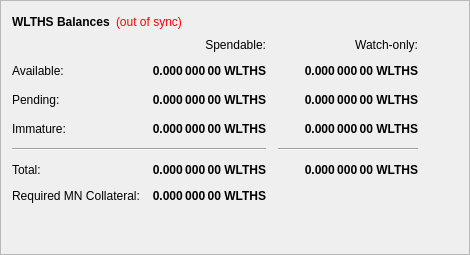
        <widget class="QFrame" name="frame">
         <property name="frameShape">
          <enum>QFrame::StyledPanel</enum>
         </property>
         <property name="frameShadow">
          <enum>QFrame::Raised</enum>
         </property>
         <layout class="QVBoxLayout" name="verticalLayout_4">
          <item>
           <layout class="QHBoxLayout" name="horizontalLayout_4">
            <item>
             <widget class="QLabel" name="label_5">
              <property name="font">
               <font>
                <weight>75</weight>
                <bold>true</bold>
               </font>
              </property>
              <property name="text">
               <string>WLTHS Balances</string>
              </property>
             </widget>
            </item>
            <item>
             <widget class="QLabel" name="labelWalletStatus">
              <property name="cursor">
               <cursorShape>WhatsThisCursor</cursorShape>
              </property>
              <property name="toolTip">
               <string>The displayed information may be out of date. Your wallet automatically synchronizes with the WealthSalvage network after a connection is established, but this process has not completed yet.</string>
              </property>
              <property name="styleSheet">
               <string notr="true">QLabel { color: red; }</string>
              </property>
              <property name="text">
               <string notr="true">(out of sync)</string>
              </property>
              <property name="alignment">
               <set>Qt::AlignLeading|Qt::AlignLeft|Qt::AlignVCenter</set>
              </property>
             </widget>
            </item>
            <item>
             <spacer name="horizontalSpacer_3">
              <property name="orientation">
               <enum>Qt::Horizontal</enum>
              </property>
              <property name="sizeHint" stdset="0">
               <size>
                <width>40</width>
                <height>20</height>
               </size>
              </property>
             </spacer>
            </item>
           </layout>
          </item>
          <item>
           <layout class="QGridLayout" name="gridLayout">
            <property name="spacing">
             <number>12</number>
            </property>
            <item row="2" column="2">
             <widget class="QLabel" name="labelWatchPending">
              <property name="font">
               <font>
                <weight>75</weight>
                <bold>true</bold>
               </font>
              </property>
              <property name="cursor">
               <cursorShape>IBeamCursor</cursorShape>
              </property>
              <property name="toolTip">
               <string>Unconfirmed transactions to watch-only addresses</string>
              </property>
              <property name="text">
               <string notr="true">0.000 000 00 WLTHS</string>
              </property>
              <property name="alignment">
               <set>Qt::AlignRight|Qt::AlignTrailing|Qt::AlignVCenter</set>
              </property>
              <property name="textInteractionFlags">
               <set>Qt::LinksAccessibleByMouse|Qt::TextSelectableByKeyboard|Qt::TextSelectableByMouse</set>
              </property>
             </widget>
            </item>
            <item row="2" column="1">
             <widget class="QLabel" name="labelUnconfirmed">
              <property name="font">
               <font>
                <weight>75</weight>
                <bold>true</bold>
               </font>
              </property>
              <property name="cursor">
               <cursorShape>IBeamCursor</cursorShape>
              </property>
              <property name="toolTip">
               <string>Total of transactions that have yet to be confirmed, and do not yet count toward the spendable balance</string>
              </property>
              <property name="text">
               <string notr="true">0.000 000 00 WLTHS</string>
              </property>
              <property name="alignment">
               <set>Qt::AlignRight|Qt::AlignTrailing|Qt::AlignVCenter</set>
              </property>
              <property name="textInteractionFlags">
               <set>Qt::LinksAccessibleByMouse|Qt::TextSelectableByKeyboard|Qt::TextSelectableByMouse</set>
              </property>
             </widget>
            </item>
            <item row="3" column="2">
             <widget class="QLabel" name="labelWatchImmature">
              <property name="font">
               <font>
                <weight>75</weight>
                <bold>true</bold>
               </font>
              </property>
              <property name="cursor">
               <cursorShape>IBeamCursor</cursorShape>
              </property>
              <property name="toolTip">
               <string>Staked or masternode rewards in watch-only addresses that has not yet matured</string>
              </property>
              <property name="text">
               <string notr="true">0.000 000 00 WLTHS</string>
              </property>
              <property name="alignment">
               <set>Qt::AlignRight|Qt::AlignTrailing|Qt::AlignVCenter</set>
              </property>
              <property name="textInteractionFlags">
               <set>Qt::LinksAccessibleByMouse|Qt::TextSelectableByKeyboard|Qt::TextSelectableByMouse</set>
              </property>
             </widget>
            </item>
            <item row="4" column="0" colspan="2">
             <widget class="Line" name="lineSpendableBalance">
              <property name="orientation">
               <enum>Qt::Horizontal</enum>
              </property>
             </widget>
            </item>
            <item row="4" column="2">
             <widget class="Line" name="lineWatchBalance">
              <property name="sizePolicy">
               <sizepolicy hsizetype="Preferred" vsizetype="Fixed">
                <horstretch>0</horstretch>
                <verstretch>0</verstretch>
               </sizepolicy>
              </property>
              <property name="minimumSize">
               <size>
                <width>140</width>
                <height>0</height>
               </size>
              </property>
              <property name="orientation">
               <enum>Qt::Horizontal</enum>
              </property>
             </widget>
            </item>
            <item row="5" column="0">
             <widget class="QLabel" name="labelTotalText">
              <property name="text">
               <string>Total:</string>
              </property>
             </widget>
            </item>
            <item row="7" column="0">
             <widget class="QLabel" name="labelTotalText2">
              <property name="text">
               <string>Required MN Collateral:</string>
              </property>
             </widget>
            </item>
            <item row="3" column="1">
             <widget class="QLabel" name="labelImmature">
              <property name="font">
               <font>
                <weight>75</weight>
                <bold>true</bold>
               </font>
              </property>
              <property name="cursor">
               <cursorShape>IBeamCursor</cursorShape>
              </property>
              <property name="toolTip">
               <string>Staked or masternode rewards that has not yet matured</string>
              </property>
              <property name="text">
               <string notr="true">0.000 000 00 WLTHS</string>
              </property>
              <property name="alignment">
               <set>Qt::AlignRight|Qt::AlignTrailing|Qt::AlignVCenter</set>
              </property>
              <property name="textInteractionFlags">
               <set>Qt::LinksAccessibleByMouse|Qt::TextSelectableByKeyboard|Qt::TextSelectableByMouse</set>
              </property>
             </widget>
            </item>
            <item row="2" column="3">
             <spacer name="horizontalSpacer_2">
              <property name="orientation">
               <enum>Qt::Horizontal</enum>
              </property>
              <property name="sizeHint" stdset="0">
               <size>
                <width>40</width>
                <height>20</height>
               </size>
              </property>
             </spacer>
            </item>
            <item row="3" column="0">
             <widget class="QLabel" name="labelImmatureText">
              <property name="text">
               <string>Immature:</string>
              </property>
             </widget>
            </item>
            <item row="5" column="1">
             <widget class="QLabel" name="labelTotal">
              <property name="font">
               <font>
                <weight>75</weight>
                <bold>true</bold>
               </font>
              </property>
              <property name="cursor">
               <cursorShape>IBeamCursor</cursorShape>
              </property>
              <property name="toolTip">
               <string>Your current total balance</string>
              </property>
              <property name="text">
               <string notr="true">0.000 000 00 WLTHS</string>
              </property>
              <property name="alignment">
               <set>Qt::AlignRight|Qt::AlignTrailing|Qt::AlignVCenter</set>
              </property>
              <property name="textInteractionFlags">
               <set>Qt::LinksAccessibleByMouse|Qt::TextSelectableByKeyboard|Qt::TextSelectableByMouse</set>
              </property>
             </widget>
            </item>
            <item row="7" column="1">
             <widget class="QLabel" name="labelTotal2">
              <property name="font">
               <font>
                <weight>75</weight>
                <bold>true</bold>
               </font>
              </property>
              <property name="cursor">
               <cursorShape>IBeamCursor</cursorShape>
              </property>
              <property name="toolTip">
               <string>Your current total balance</string>
              </property>
              <property name="text">
               <string notr="true">0.000 000 00 WLTHS</string>
              </property>
              <property name="alignment">
               <set>Qt::AlignRight|Qt::AlignTrailing|Qt::AlignVCenter</set>
              </property>
              <property name="textInteractionFlags">
               <set>Qt::LinksAccessibleByMouse|Qt::TextSelectableByKeyboard|Qt::TextSelectableByMouse</set>
              </property>
             </widget>
            </item>
            <item row="5" column="2">
             <widget class="QLabel" name="labelWatchTotal">
              <property name="font">
               <font>
                <weight>75</weight>
                <bold>true</bold>
               </font>
              </property>
              <property name="cursor">
               <cursorShape>IBeamCursor</cursorShape>
              </property>
              <property name="toolTip">
               <string>Current total balance in watch-only addresses</string>
              </property>
              <property name="text">
               <string notr="true">0.000 000 00 WLTHS</string>
              </property>
              <property name="alignment">
               <set>Qt::AlignRight|Qt::AlignTrailing|Qt::AlignVCenter</set>
              </property>
              <property name="textInteractionFlags">
               <set>Qt::LinksAccessibleByMouse|Qt::TextSelectableByKeyboard|Qt::TextSelectableByMouse</set>
              </property>
             </widget>
            </item>
            <item row="0" column="2">
             <widget class="QLabel" name="labelWatchonly">
              <property name="text">
               <string>Watch-only:</string>
              </property>
              <property name="alignment">
               <set>Qt::AlignRight|Qt::AlignTrailing|Qt::AlignVCenter</set>
              </property>
             </widget>
            </item>
            <item row="1" column="0">
             <widget class="QLabel" name="labelBalanceText">
              <property name="text">
               <string>Available:</string>
              </property>
             </widget>
            </item>
            <item row="1" column="1">
             <widget class="QLabel" name="labelBalance">
              <property name="font">
               <font>
                <weight>75</weight>
                <bold>true</bold>
               </font>
              </property>
              <property name="cursor">
               <cursorShape>IBeamCursor</cursorShape>
              </property>
              <property name="toolTip">
               <string>Your current spendable balance</string>
              </property>
              <property name="text">
               <string notr="true">0.000 000 00 WLTHS</string>
              </property>
              <property name="alignment">
               <set>Qt::AlignRight|Qt::AlignTrailing|Qt::AlignVCenter</set>
              </property>
              <property name="textInteractionFlags">
               <set>Qt::LinksAccessibleByMouse|Qt::TextSelectableByKeyboard|Qt::TextSelectableByMouse</set>
              </property>
             </widget>
            </item>
            <item row="1" column="2">
             <widget class="QLabel" name="labelWatchAvailable">
              <property name="font">
               <font>
                <weight>75</weight>
                <bold>true</bold>
               </font>
              </property>
              <property name="cursor">
               <cursorShape>IBeamCursor</cursorShape>
              </property>
              <property name="toolTip">
               <string>Your current balance in watch-only addresses</string>
              </property>
              <property name="text">
               <string notr="true">0.000 000 00 WLTHS</string>
              </property>
              <property name="alignment">
               <set>Qt::AlignRight|Qt::AlignTrailing|Qt::AlignVCenter</set>
              </property>
              <property name="textInteractionFlags">
               <set>Qt::LinksAccessibleByMouse|Qt::TextSelectableByKeyboard|Qt::TextSelectableByMouse</set>
              </property>
             </widget>
            </item>
            <item row="2" column="0">
             <widget class="QLabel" name="labelPendingText">
              <property name="text">
               <string>Pending:</string>
              </property>
             </widget>
            </item>
            <item row="0" column="1">
             <widget class="QLabel" name="labelSpendable">
              <property name="text">
               <string>Spendable:</string>
              </property>
              <property name="alignment">
               <set>Qt::AlignRight|Qt::AlignTrailing|Qt::AlignVCenter</set>
              </property>
             </widget>
            </item>
           </layout>
          </item>
          <item>
           <spacer name="verticalSpacer_4">
            <property name="orientation">
             <enum>Qt::Vertical</enum>
            </property>
            <property name="sizeHint" stdset="0">
             <size>
              <width>20</width>
              <height>40</height>
             </size>
            </property>
           </spacer>
          </item>
         </layout>
        </widget>
